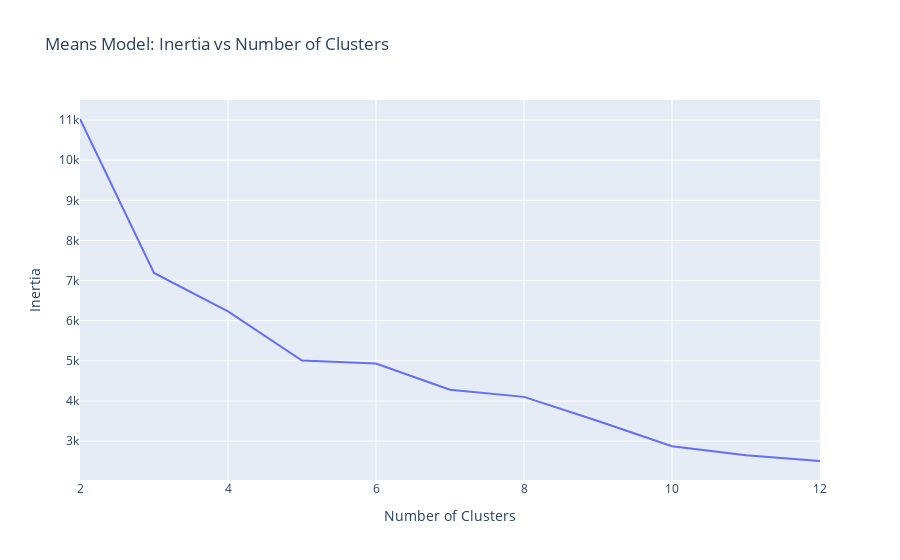

Source (notebook cell):
### Markdown cell above
Plot Inertia Clusters

### Code cell
# Create line plot of `inertia_errors` vs `n_clusters`
fig = px.line(
    x=n_clusters, 
    y=inertia_errors,
    title="Means Model: Inertia vs Number of Clusters"
)
fig.update_layout(xaxis_title="Number of Clusters", yaxis_title="Inertia")

fig.show()

### Figure 1 — Plotly figure (JSON) as saved in the notebook; plotly's stock layout.template omitted (floating-point values rounded to 4 significant figures)
{"data": [{"hovertemplate": "x=%{x}<br>y=%{y}<extra></extra>", "legendgroup": "", "line": {"color": "#636efa", "dash": "solid"}, "marker": {"symbol": "circle"}, "mode": "lines", "name": "", "orientation": "v", "showlegend": false, "type": "scatter", "x": [2, 3, 4, 5, 6, 7, 8, 9, 10, 11, 12], "xaxis": "x", "y": [11030.0, 7191.0, 6233.0, 5010.0, 4936.0, 4282.0, 4104.0, 3503.0, 2875.0, 2646.0, 2505.0], "yaxis": "y"}], "layout": {"legend": {"tracegroupgap": 0}, "title": {"text": "Means Model: Inertia vs Number of Clusters"}, "xaxis": {"anchor": "y", "domain": [0, 1], "title": {"text": "Number of Clusters"}}, "yaxis": {"anchor": "x", "domain": [0, 1], "title": {"text": "Inertia"}}}}
